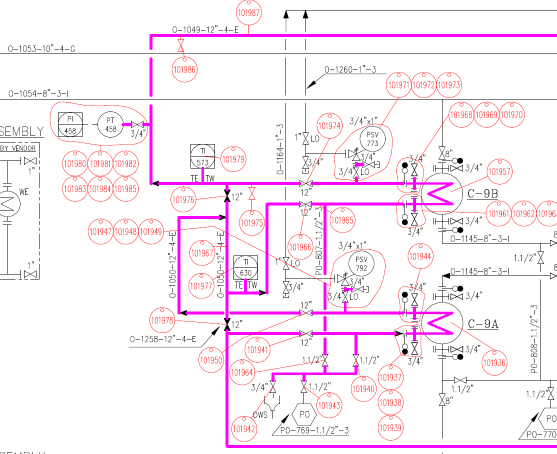
#> input picture circle.PNG, 1114 x 908 px, found by its file name (shown at 1/2 size)
$ python main.py   (older library calls are emulated)
#> lines starting #> are read from the running program, lines starting #| are printed output that depends on the picture; after the words box and inside, x2 and y2 are one past the last pixel; in counts of white or black regions, pixels touching at a corner belong together
### func.py
import numpy as np
import cv2
def myZeroPadding(myImage, padSize=1):#__author__ = 'Dmitry Patashov'

    if myImage.__class__ == np.ndarray:

        Dim = myImage.shape
        if len(Dim) == 2:

            m, n = Dim[0], Dim[1]
            NewImg = np.zeros([m + 2 * padSize, n + 2 * padSize])
            NewImg[padSize:m + padSize, padSize:n + padSize] = myImage

            return np.uint8(NewImg)

        elif len(Dim) == 3:

            b, g, r = cv2.split(myImage)
            Pb = myZeroPadding(b, padSize)
            Pg = myZeroPadding(g, padSize)
            Pr = myZeroPadding(r, padSize)

            return cv2.merge((Pb, Pg, Pr))
        else:
            return None
    else:
        return None

def myExtendedPadding(myImage, padSize=1): #__author__ = 'Dmitry Patashov'
    if myImage.__class__ == np.ndarray:

        Dim = myImage.shape
        if len(Dim) == 2:

            newImg = myZeroPadding(myImage, padSize)
            def extendTopDown(newImg, padSize, dim):

                newImg[:padSize, :] = newImg[padSize, :]
                newImg[dim + padSize:, :] = newImg[dim + padSize - 1, :]

                return newImg

            newImg = extendTopDown(newImg, padSize, Dim[0])
            newImg = extendTopDown(newImg.transpose(), padSize, Dim[1]).transpose()

            return np.uint8(newImg)

        elif len(Dim) == 3:

            b, g, r = cv2.split(myImage)
            Pb = myExtendedPadding(b, padSize)
            Pg = myExtendedPadding(g, padSize)
            Pr = myExtendedPadding(r, padSize)

            return cv2.merge((Pb, Pg, Pr))
        else:
            return None
    else:
        return None

### main.py
import cv2
import numpy as np
import func
from matplotlib import pyplot as plt
from PIL import Image
import pandas as pd


img_rgb = cv2.imread('circle.png')
#> img_rgb is the input picture: shape (908, 1114, 3); mean B, G, R 246.1, 237.9, 249.6
#cv2.imshow('color',img_rgb)
img_gray = cv2.cvtColor(img_rgb, cv2.COLOR_BGR2GRAY)#convert original pic to gary scale
#cv2.imshow('gray',img_gray)
templatec = cv2.imread('single_circle.PNG')
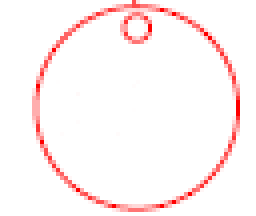
#> input picture single_circle.png, 64 x 54 px, found by its file name (shown 4 times larger)
#> templatec is the input picture: shape (54, 64, 3); mean B, G, R 244.4, 244.4, 255
#cv2.imshow('color_single',templatec)
template = cv2.cvtColor(templatec, cv2.COLOR_BGR2GRAY)#convert original pic to gary scale
#cv2.imshow('gray_single',template)

w, h = template.shape[::-1]#get size of template
#> w = 64; h = 54

img_gray=func.myExtendedPadding(img_gray,10)
#> call 2 of extendTopDown, with padSize = 10, dim = 1114
#> in extendTopDown (call 2), `newImg[dim + padSize:, :] = newImg[dim + padSize - 1, :]`:
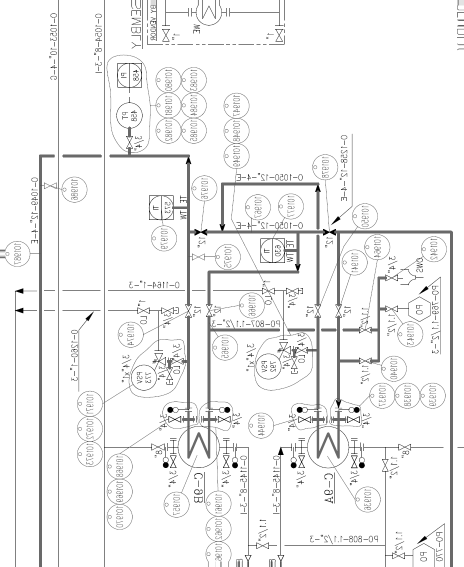
#> newImg: shape (1134, 928) (shown at 1/2 size); min 0, max 255, mean 242.7
cv2.imshow('padding',img_gray)


res = cv2.matchTemplate(img_gray,template,cv2.TM_CCOEFF_NORMED)#return the midlle point of circle found
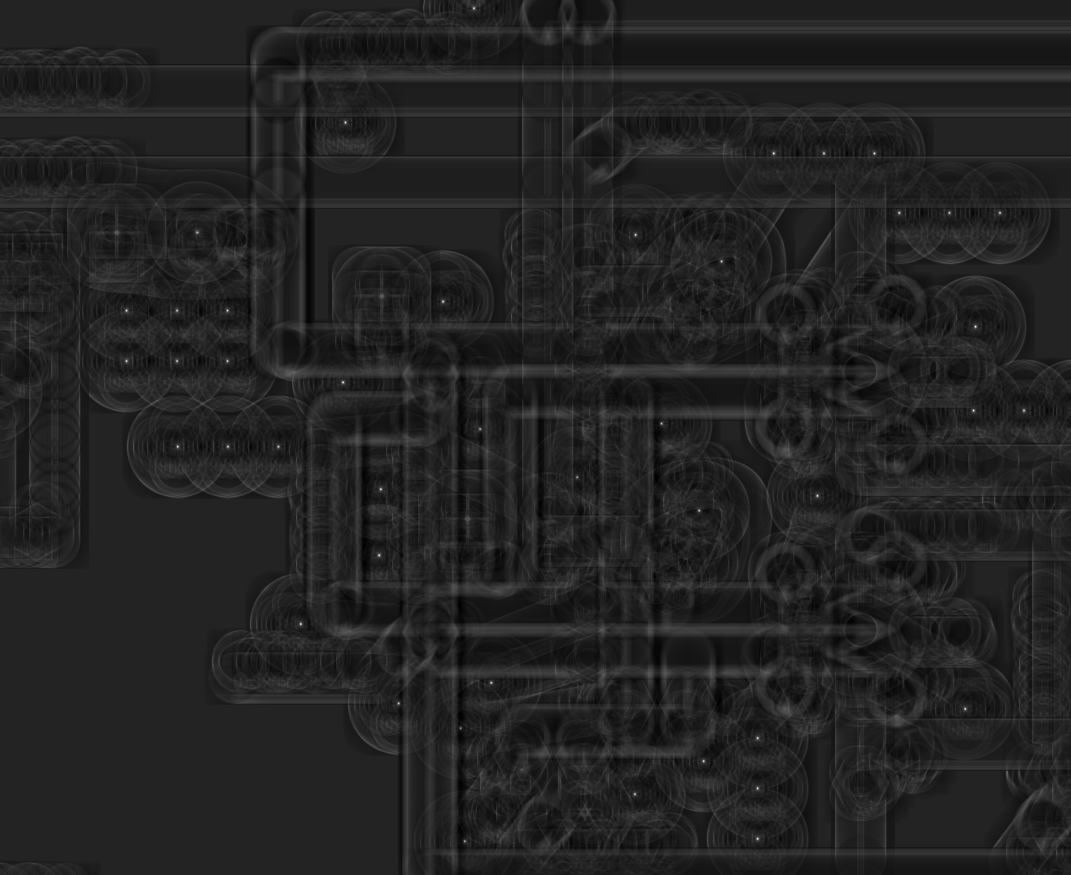
#> res: shape (875, 1071) float32; min -0.111, max 0.69, mean -0.000342; drawn with min black and max white
cv2.imshow('what it is',res)
im=cv2.imread('circle.png')
width, height,col = im.shape
#> width = 908; height = 1114; col = 3

width+=10
#> width = 918
height+=10
#> height = 1124
binaryM= np.zeros([width,height])#create binary matrix
threshold = 0.42
i = 0
loc = np.where( res >= threshold)#
#> loc = 63 positions, rows 8 to 839, columns 126 to 1024
cv2.imshow('what it is1',res)
list_xy = []
for pt in zip(*loc[::-1]):#
    cv2.rectangle(img_rgb, pt, (pt[0]+w , pt[1]+h ), (0,0,255),1 )
    list_xy.append(((pt[0] + w)-10,(pt[1] + h)-10))#create list of all images for syc with vector (loading func)
    binaryM[pt[1]:pt[1] + h,pt[0]:pt[0] + w] = 1
   # box = img_rgb[pt[1]:pt[1] + h, pt[0]:pt[0] + w]#save the cordination
    #cv2.imwrite(str(i) + '.png', box)#save lot of cut pic
    i=i+1
#> this loop made 63 passes
#> pt on passes 1 to 12: (473, 8), (474, 8), (345, 122), (773, 153), (774, 153), (823, 153), (824, 153), (874, 153), (899, 212), (949, 212), (999, 212), (1000, 212)
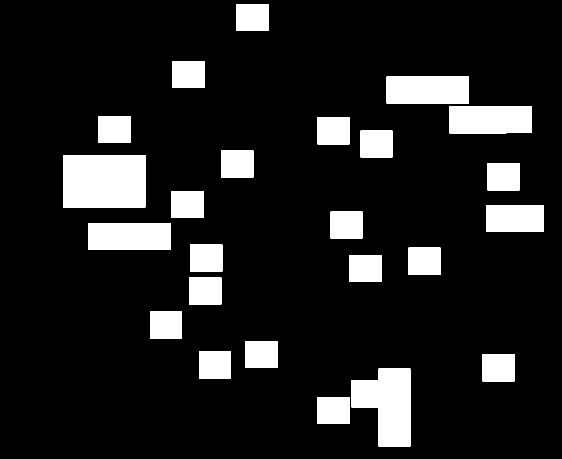
#> binaryM: shape (918, 1124) float64 (shown at 1/2 size); values 0 (black) and 1 (white), 12.2% white; 24 white regions, largest, box (x1, y1, x2, y2) and area: (126, 310, 291, 415) 17325, (703, 737, 821, 893) 12954, (899, 212, 1064, 267) 9024
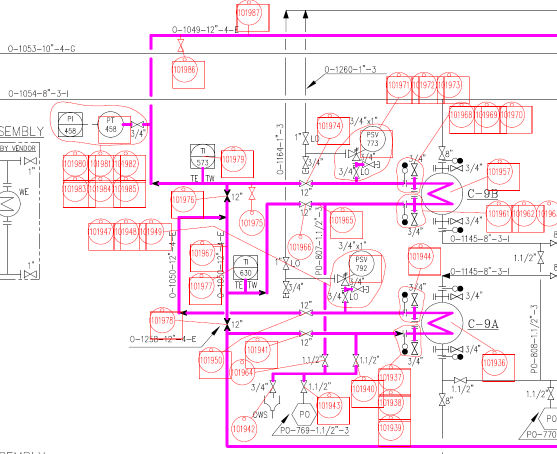
#> img_rgb: shape (908, 1114, 3) (shown at 1/2 size); mean B, G, R 243.3, 235.2, 249.6
#> after the loop, i = 63; list_xy = 63 pairs, first value 180 to 1078, second value 52 to 883
#cv2.imshow('ans5',np.uint8(binaryM*255))#cheack if the matrix have 1

cv2.imwrite('orig.png',img_gray)#convet to original size
img = Image.open('orig.png')
new_width  = 1124
new_height = 918
img = img.resize((new_width, new_height), Image.ANTIALIAS)
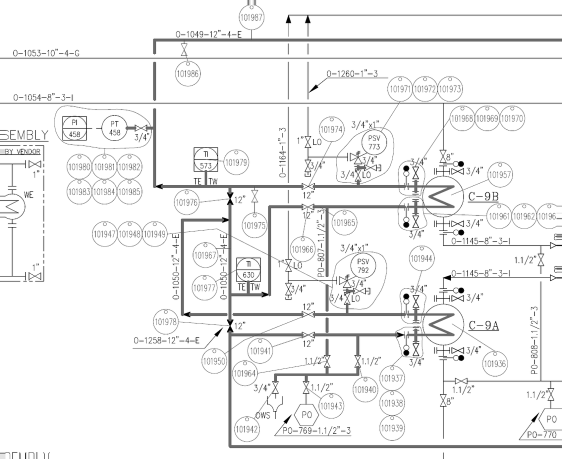
#> img: PIL image 1124x918 L (shown at 1/2 size); min 0, max 255, mean 241.8
ans=binaryM * img# save in ans just the circle
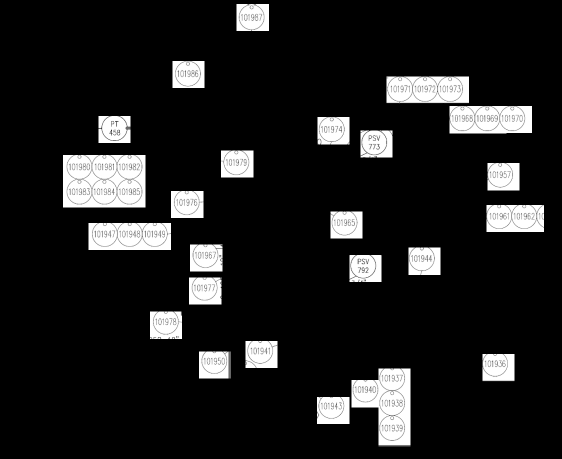
#> ans: shape (918, 1124) float64 (shown at 1/2 size); min 0, max 255, mean 29.2

cv2.imshow('ans',np.uint8(ans))#the mtrix with numbers
cv2.imwrite('res.png',img_rgb)


#> (the run stopped early here; a loop or call above may not have finished)
